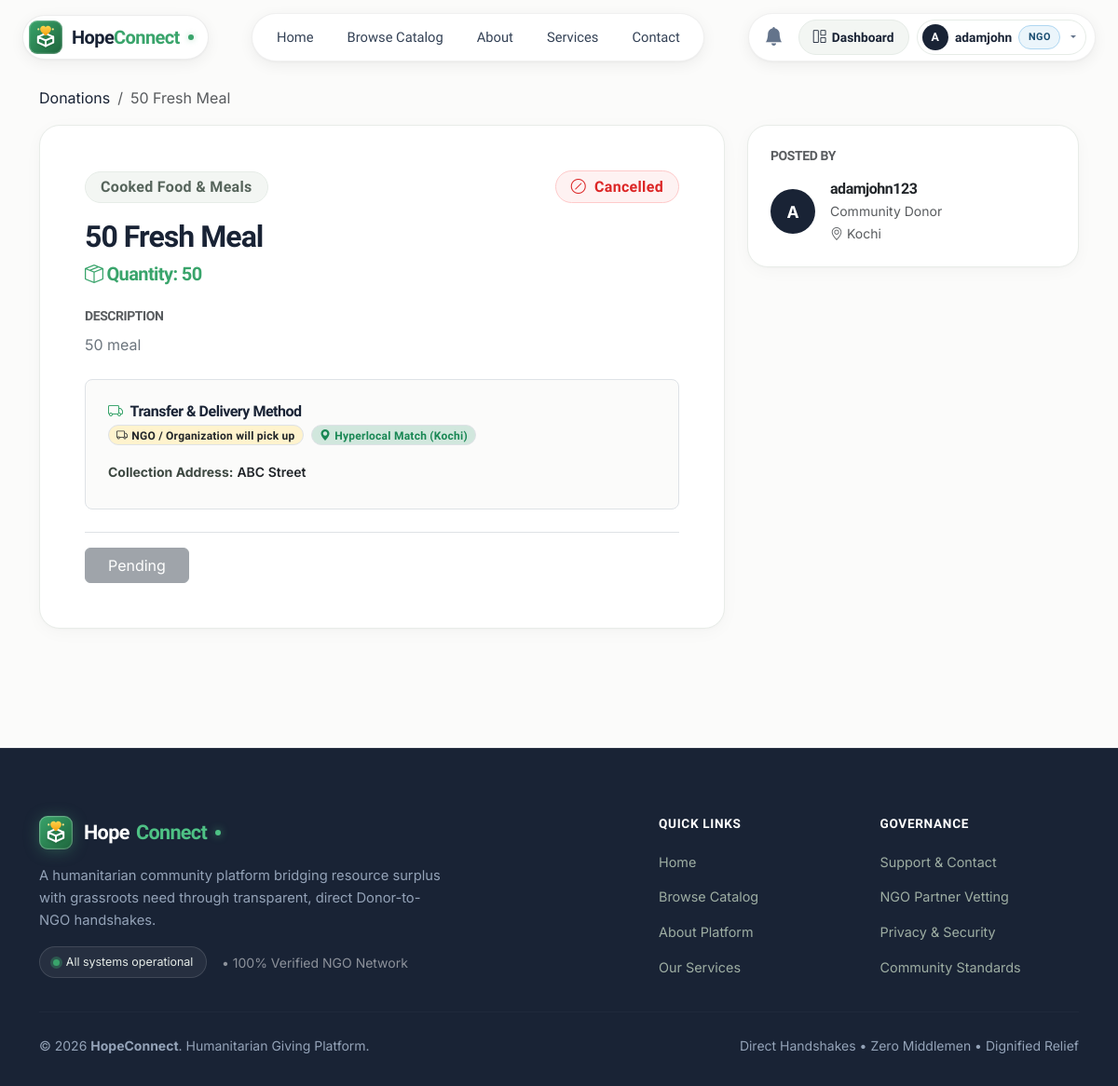
The app's page /donations/1/ (signed in), older data.
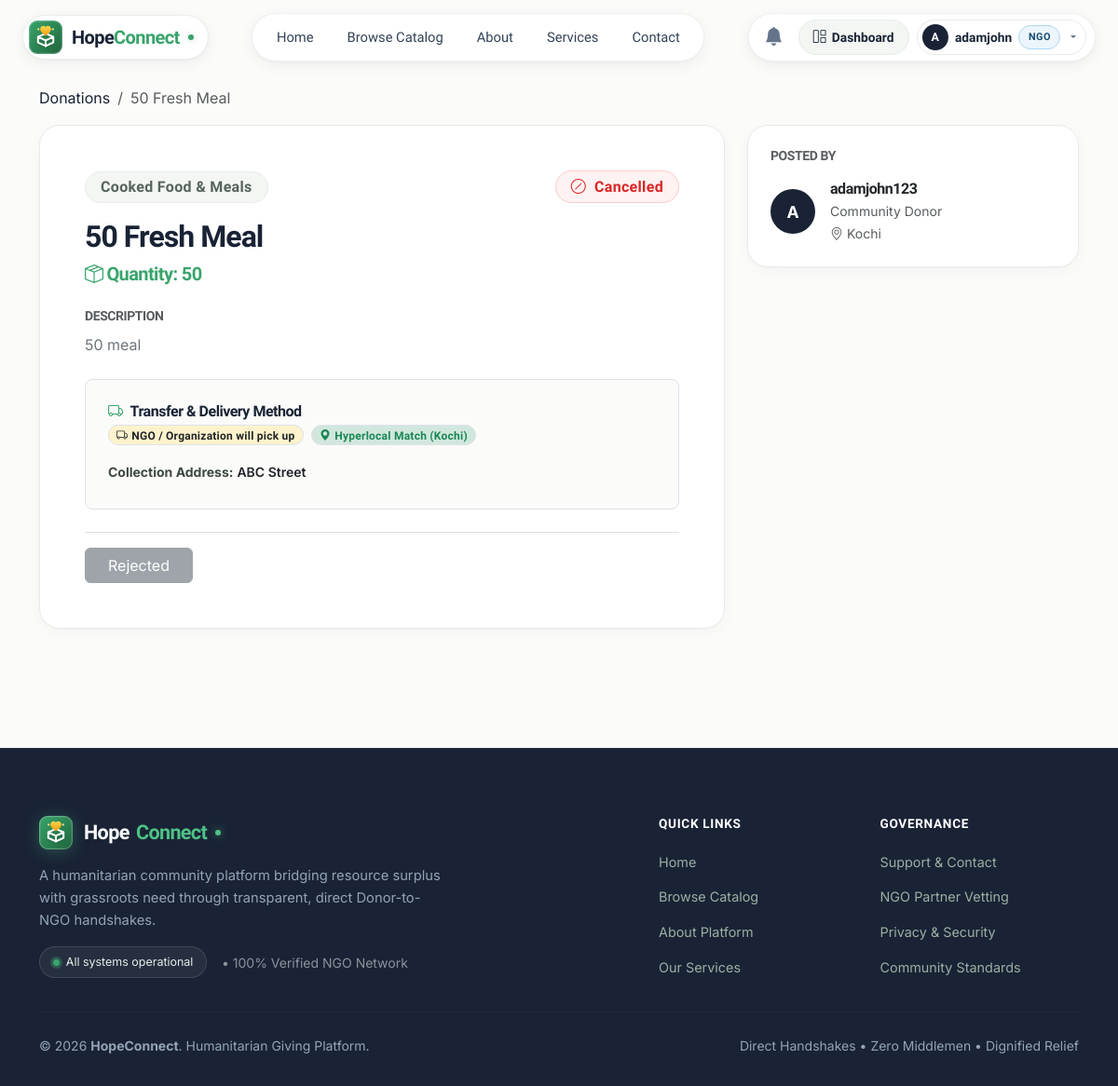
The same page, newer data.
### donation_requests/models.py (models this page shows, shortened)
class DonationRequest(models.Model):
    STATUS_PENDING = 'PENDING'
    STATUS_APPROVED = 'APPROVED'
    STATUS_REJECTED = 'REJECTED'
    STATUS_COLLECTED = 'COLLECTED'
    STATUS_COMPLETED = 'COMPLETED'
    STATUS_CANCELLED = 'CANCELLED'
    STATUS_CHOICES = [
        ('PENDING', 'Pending'),
        ('APPROVED', 'Approved'),
        ('REJECTED', 'Rejected'),
        ('COLLECTED', 'Collected'),
        ('COMPLETED', 'Completed'),
        ('CANCELLED', 'Cancelled'),
    ]
    donation = models.ForeignKey(
        'donations.Donation',
        on_delete=models.CASCADE,
        related_name='requests'
    )
    ngo = models.ForeignKey(
        User,
        on_delete=models.CASCADE,
        related_name='ngo_requests'
    )
    message = models.TextField(
        blank=True
    )
    contact_person = models.CharField(
        max_length=150,
        blank=True,
        help_text="Confirmed NGO contact person name"
    )
    contact_phone = models.CharField(
        max_length=30,
        blank=True,
        help_text="Confirmed NGO contact phone number"
    )
    contact_email = models.EmailField(
        blank=True,
        help_text="Confirmed NGO contact email"
    )
    pickup_notes = models.TextField(
        blank=True,
        help_text="Confirmed logistics, pickup preference, or address notes"
    )
    status = models.CharField(
        max_length=25,
        choices=STATUS_CHOICES,
        default='PENDING'
    )
    created_at = models.DateTimeField(
        auto_now_add=True
    )
    updated_at = models.DateTimeField(
        auto_now=True
    )
    class Meta:
        verbose_name = "Donation Request"
        verbose_name_plural = "Donation Requests"
        ordering = ['-created_at']

### donations/views.py (the view)
# urls.py: path('<int:pk>/', views.donation_detail, name='donation_detail'),
def donation_detail(request, pk):
    check_and_expire_donations()
    donation = get_object_or_404(
        Donation.objects.select_related('category', 'donor', 'donor__profile'),
        pk=pk
    )
    user_request = None
    is_ngo = False
    is_verified_ngo = False
    user_city = ''
    is_hyperlocal_match = False
    if request.user.is_authenticated:
        profile = getattr(request.user, 'profile', None)
        user_role = getattr(profile, 'role', '').upper() if profile else ''
        user_city = getattr(profile, 'city', '') or ''
        if donation.city and user_city and user_city.lower() == donation.city.lower():
            is_hyperlocal_match = True
        if user_role == 'NGO':
            is_ngo = True
            ngo_profile = getattr(request.user, 'ngo_profile', None)
            is_verified_ngo = bool(getattr(profile, 'is_verified', False) or (ngo_profile and ngo_profile.is_approved))
            user_request = donation.requests.filter(ngo=request.user).first()
    approved_request = None
    if donation.status in ['APPROVED', 'COLLECTED', 'COMPLETED']:
        approved_request = donation.requests.filter(
            status__in=['APPROVED', 'COLLECTED', 'COMPLETED']
        ).select_related('ngo', 'ngo__profile', 'ngo__ngo_profile').first()
    context = {
        'donation': donation,
        'user_request': user_request,
        'approved_request': approved_request,
        'is_ngo': is_ngo,
        'is_verified_ngo': is_verified_ngo,
        'user_city': user_city,
        'is_hyperlocal_match': is_hyperlocal_match,
    }
    return render(request, 'donations/donation_detail.html', context)

### core/context_processors.py (called while the page is built)
def hopeconnect_context(request):
    context = {
        'user_profile': None,
        'user_role': None,
        'unread_notifications_count': 0,
    }
    if request.user.is_authenticated:
        profile = getattr(request.user, 'profile', None)
        context['user_profile'] = profile
        if request.user.is_staff or request.user.is_superuser:
            context['user_role'] = 'Admin'
        elif profile:
            context['user_role'] = 'Donor' if profile.role.upper() == 'DONOR' else 'NGO'
        context['unread_notifications_count'] = request.user.notifications.filter(is_read=False).count()
    return context

### donations/models.py (called while the page is built)
    @property
    def city(self):
        profile = getattr(self.donor, 'profile', None)
        return getattr(profile, 'city', '') or ''

### donations/views.py (called while the page is built)
def check_and_expire_donations():
    now = timezone.now()
    Donation.objects.filter(
        status='AVAILABLE',
        expiry_date__isnull=False,
        expiry_date__lt=now
    ).update(status='EXPIRED')

### templates/donations/donation_detail.html (shortened to what the changed rows need)
{% extends 'base.html' %}
{% block content %}
<div class="py-4">
    <div class="row g-4">
        <div class="col-lg-8">
            <div class="app-card p-0 overflow-hidden mb-4">
                <div class="p-4 p-md-5">
                    <h2 class="fw-bold mb-2" style="color: var(--hc-navy);">{{ donation.title }}</h2>
                    <div class="d-flex flex-wrap gap-2 pt-3 border-top">
                        {% if request.user == donation.donor %}
                            <a href="{% url 'review_requests' donation.id %}" class="btn-action px-4">
                                <i class="bi bi-inbox-fill me-1"></i>Review Requests ({{ donation.requests.count }})
                            </a>
                            {% if donation.status == 'AVAILABLE' or donation.status == 'REQUESTED' %}
                            <a href="{% url 'cancel_donation' donation.id %}" class="btn btn-outline-danger px-4" onclick="return confirm('Are you sure you want to cancel this donation?');">
                                <i class="bi bi-x-circle me-1"></i>Cancel Donation
                            </a>
                            {% endif %}
                        {% elif is_ngo or user_role == 'NGO' %}
                            {% if donation.status == 'AVAILABLE' %}
                                {% if user_request %}
                                <button class="btn btn-secondary px-4 fw-bold" disabled>
                                    <i class="bi bi-check2 me-1"></i>Request Submitted (Pending Review)
                                </button>
                                {% elif is_verified_ngo %}
                                <a href="{% url 'submit_request' donation.id %}" class="btn-action btn-lg px-5 fs-6">
                                    <i class="bi bi-shield-check me-1"></i>Accept & Request Donation
                                </a>
                                {% else %}
                                <div class="alert alert-warning d-flex align-items-center mb-0 py-2 px-3 rounded-3" role="alert">
                                    <i class="bi bi-shield-exclamation fs-5 me-2"></i>
                                    <span class="fw-semibold small">Admin verification required to request items.</span>
                                </div>
                                {% endif %}
                            {% elif user_request %}
                                {% if user_request.status == 'APPROVED' %}
                                <div class="d-flex flex-wrap gap-2">
                                    <form method="post" action="{% url 'mark_collected' user_request.id %}" class="d-inline">
                                        {% csrf_token %}
                                        <button type="submit" class="btn-secondary-outline px-4">
                                            <i class="bi bi-box-seam me-1"></i>Mark Collected
                                        </button>
                                    </form>
                                    <form method="post" action="{% url 'mark_completed' user_request.id %}" class="d-inline">
                                        {% csrf_token %}
                                        <button type="submit" class="btn-action px-4" onclick="return confirm('Confirm receipt of these items?');">
                                            <i class="bi bi-check2-circle me-1"></i>Confirm Completed
                                        </button>
                                    </form>
                                </div>
                                {% elif user_request.status == 'COMPLETED' %}
                                <button class="btn btn-action px-4" disabled>
                                    <i class="bi bi-patch-check-fill me-1"></i>Donation Completed
                                </button>
                                {% else %}
                                <button class="btn btn-secondary px-4" disabled>{{ user_request.get_status_display }}</button>
                                {% endif %}
                            {% else %}
                                <button class="btn btn-secondary px-4" disabled>Not Available for New Requests</button>
                            {% endif %}
                        {% elif not user.is_authenticated %}
                            <a href="{% url 'login' %}?next={{ request.path }}" class="btn-action px-4">
                                Log in as NGO to Request
                            </a>
                        {% endif %}
                    </div>
                </div>
            </div>
        </div>
    </div>
</div>
{% endblock %}

Row changes from the older to the newer data that the page shows:
changed DonationRequest: status "Pending" → "Rejected"
